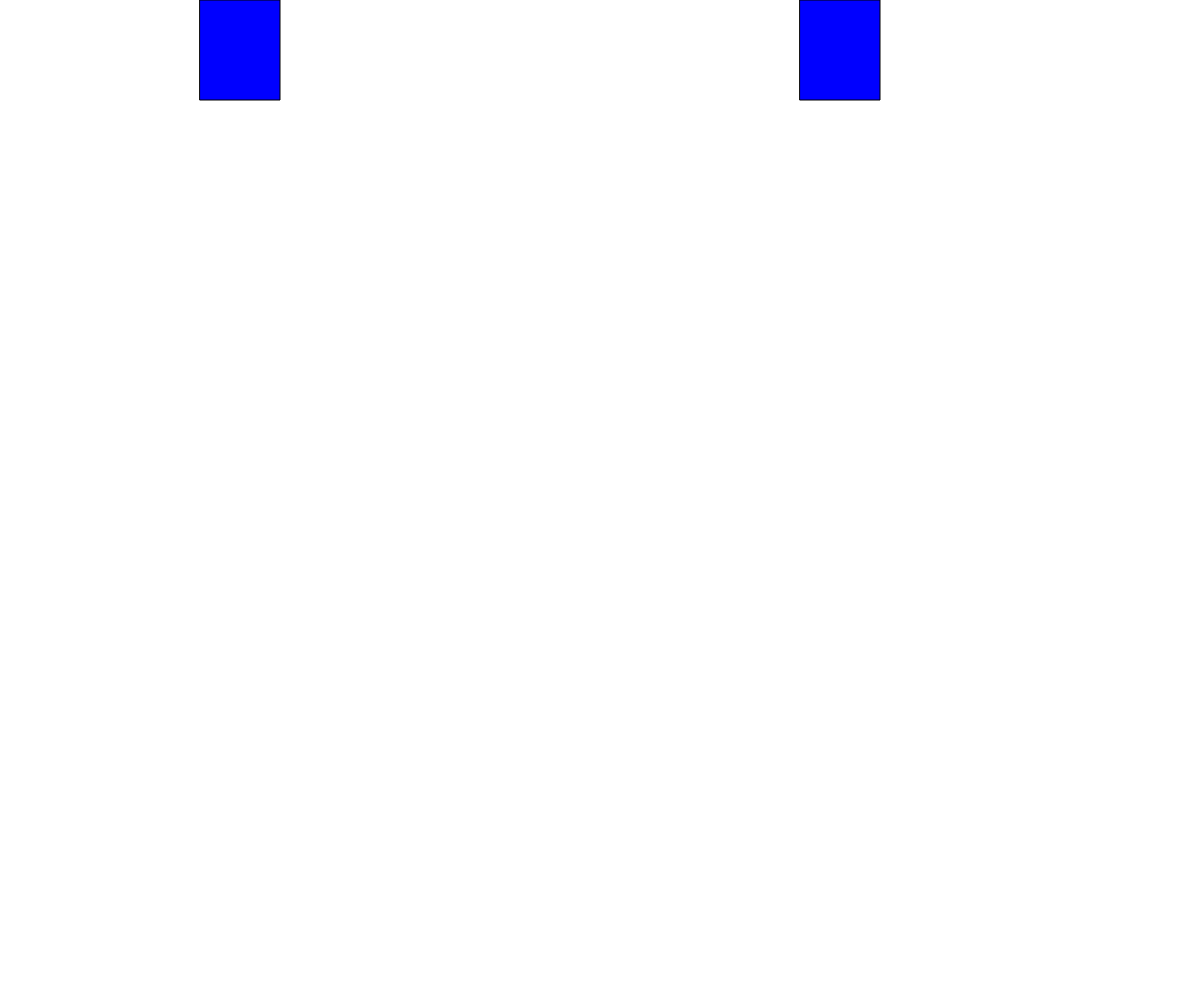
Frame 1 (no input)
Frame 60 (no input): identical to frame 1, image omitted
Frame 120 (the mouse pressed at the canvas centre since frame 60): identical to frame 1, image omitted

The p5.js sketch that drew this single still picture (run headless with seeded random() and noise() and a simulated clock; from frame 60 on, the mouse is pressed at the canvas centre):

// p5.js sketch
// ── sketch.js
//let bg = 0
let pium = []
let y = 0
let y2 = 0
function setup() {
	createCanvas(windowWidth, windowHeight);
}

function draw() {
	fill('blue')
	background('white')
	if (keyIsDown(UP_ARROW))
		y2--
	if (keyIsDown(DOWN_ARROW))
		y2++
	if (keyIsDown(87))
		y-- 
	if (keyIsDown(83))
		y++
	rect(200, y, 80, 100)
	rect(800, y2, 80, 100)
	for (let i=0; i<pium.length;i++) {
		fill(pium[i].c)
		rect(pium[i].x++, y, pium[i].t, 20)
		pium[i].move()
		
	}
}

function keyPressed(){
	if (keyCode  == UP_ARROW) {
		//bg = bg == 255 ? 0 : 255
		y--
	}else if (keyCode == DOWN_ARROW) {
		y++
	
	}else if (keyCode == ENTER){
		pium.push(disparo())
		console.log("disparp")
	}
	console.log(y)
	console.log(y2)
}

function disparo(){

	
	return {
		x: y2,
		y: y,
		t: 40,
		stepX: 20,
		stepY: 20,
		c: color('black'),
		move () {
			if((this.y + this.t >= height && this.step > 0) 
				|| (this.y - this.t <= 0 && this.step < 0))
				
					this.step = -this.step
				this.y += this.step
				
			

		}
	}
	
	//return c
}
